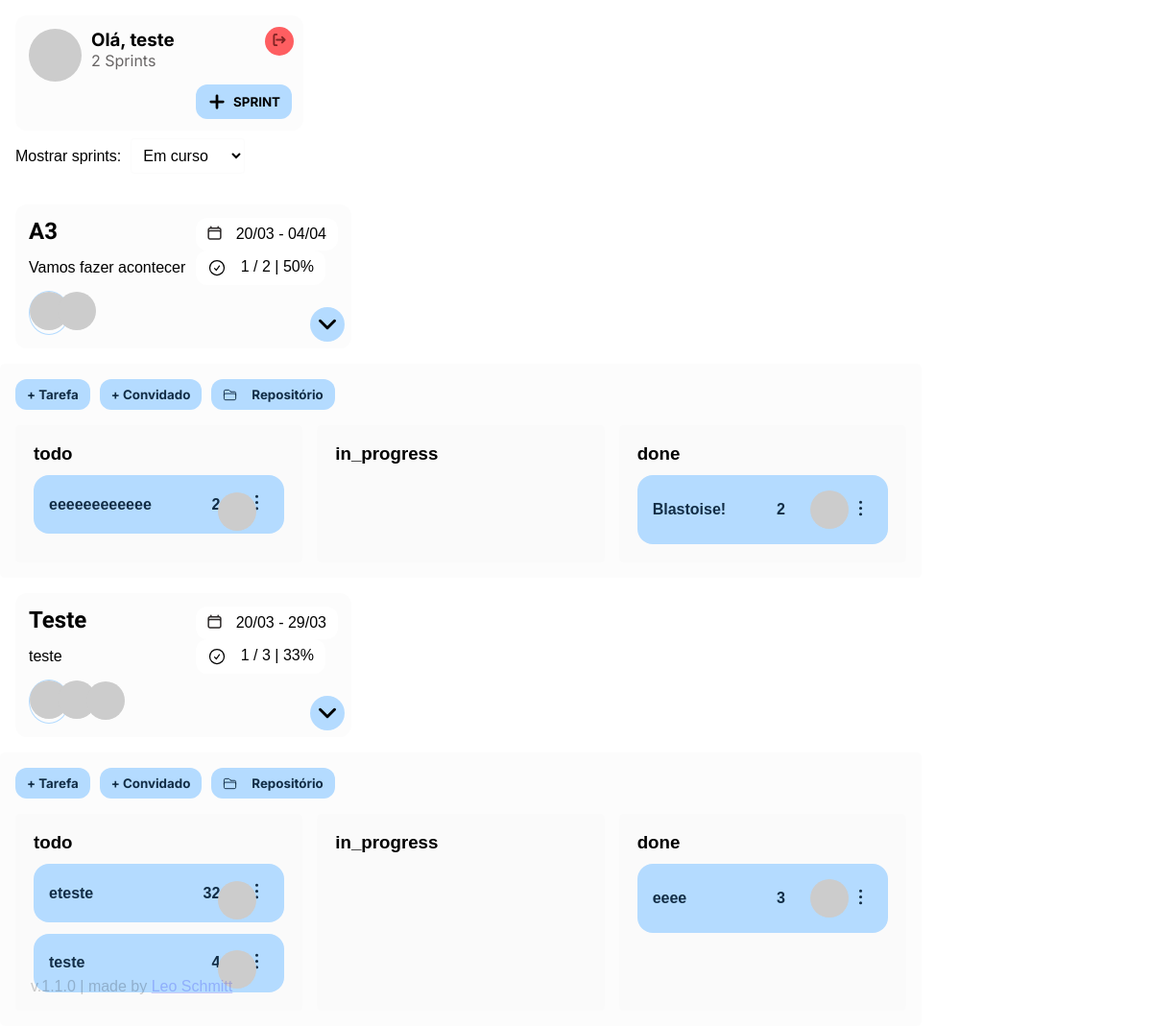
/ (signed in), run on the app's committed database.
### sprinter_app/models.py (models this page shows, shortened)
class Sprint(models.Model):
    name = models.CharField(max_length=100)
    description = models.CharField(max_length=500, default="")
    start_date = models.DateField()
    end_date = models.DateField()
    created_by = models.ForeignKey(User, on_delete=models.CASCADE, related_name="sprints")
    users = models.ManyToManyField(User, related_name="participating_sprints", blank=True)
    created_at = models.DateTimeField(auto_now_add=True)
    s3_folder =  models.CharField(max_length=255,default="")
    is_archived = models.BooleanField(default=False)

class Task(models.Model):
    STATUS_CHOICES = [
        ('todo', 'TODO'),
        ('in_progress', 'In Progress'),
        ('done', 'Done'),
    ]
    sprint = models.ForeignKey(Sprint, on_delete=models.CASCADE, related_name="tasks")
    name = models.CharField(max_length=200)
    description = models.TextField(blank=True)
    status = models.CharField(max_length=20, choices=STATUS_CHOICES, default='TODO')
    assigned_to = models.ForeignKey(User, on_delete=models.SET_NULL, null=True, blank=True, related_name="tasks")
    created_at = models.DateTimeField(auto_now_add=True)
    updated_at = models.DateTimeField(auto_now=True)
    storyPoints = models.IntegerField(default=1)

### sprinter_app/views.py (the view)
# urls.py: path('', views.mainPage, name='mainPage'),
def mainPage(request):
    if not request.user.is_authenticated:
        return redirect('account_login')
    user = request.user
    archived_filter = request.POST.get('archived', 'false')
    if archived_filter == 'true':
        sprints = Sprint.objects.filter(Q(created_by=user) | Q(users=user), is_archived=True).distinct()
    else:
        sprints = Sprint.objects.filter(Q(created_by=user) | Q(users=user), is_archived=False).distinct()
    sprint_list = []
    for sprint in sprints:
        users_info = []
        creator_info = None
        for participant in sprint.users.all():
            photo_url = get_user_photo(participant.email)
            participant_info = {
                'username': participant.username,
                'first_name': participant.first_name,
                'last_name': participant.last_name,
                'email': participant.email,
                'photo': photo_url,
                'initials': participant.first_name[0] + participant.last_name[0] if participant.first_name and participant.last_name else '',
                'isCreator': participant.email == sprint.created_by.email
            }
            if participant.email == sprint.created_by.email:
                creator_info = participant_info
            else:
                users_info.append(participant_info)
        if creator_info:
            users_info.insert(0, creator_info)
        tasks = sprint.tasks.all()
        tasks_done = sprint.tasks.filter(status="done")
        task_list = []
        for task in tasks:
            responsible = {
                'email': task.assigned_to.email,
                'name': task.assigned_to.first_name,
                'picture': get_user_photo(task.assigned_to.email),
            }
            task_list.append({
                'id': task.id,
                'name': task.name,
                'status': task.status,
                'responsible': responsible,
                'storyPoints': task.storyPoints
            })
        if len(task_list) > 0:
            percentage_done = (len(tasks_done) / len(task_list)) * 100
            percentage_done = round(percentage_done)
        else:
            percentage_done = 0
        stats = {
            'percentageDone': percentage_done,
            'tasksQuantity': len(task_list),
            'doneTasksQuantity': len(tasks_done)
        }
        sprint_list.append({
            'id': sprint.id,
            'name': sprint.name,
            'start_date': sprint.start_date.strftime("%d/%m"),
            'end_date': sprint.end_date.strftime("%d/%m"),
            'created_by': sprint.created_by.username,
            'created_by_email': sprint.created_by.email,
            'users': users_info,
            'tasks': task_list,
            'stats': stats,
            'description': sprint.description,
            'is_archived': sprint.is_archived,
        })
    context = {
        'is_authenticated': True,
        'username': user.get_short_name() or user.username,
        'email': user.email,
        'userPicture': get_user_photo(user.email),
        'sprints': sprint_list,
        'quantitySprints': len(sprint_list),
        'archived_filter': archived_filter,
    }
    return render(request, 'mainPage.html', context)

### sprinter_app/templatetags/custom_filters.py (called while the page is built)
@register.filter
def multiply(value, arg):
    return value * arg

### sprinter_app/views.py (called while the page is built)
def get_user_photo(email):
    return f"https://robohash.org/{email}"

### sprinter_app/templates/mainPage.html (shortened to what this page needs)
{% load static %}
<!DOCTYPE html>
<html lang="en">
<head>
</head>
<body>
    {% load socialaccount %}
    {% if is_authenticated %}
        <article class="userCard">
        {% if userPicture %}
            <img class="userImg" src="{{ userPicture }}" alt="Profile Picture" style="transform:scaleX(-1)">
        {% endif %}
        <div>
            <h3 class="userCard__salutation">Olá, {{ username  }}</h3>
            <p class="userCard__description"> {{quantitySprints}} Sprints</p>
            <form action="{% url 'account_logout' %}" method="post">
                <button style="transform: scaleX(-1);" class="logout-btn" type="submit">
                    <svg class="logout-btn__icon" xmlns="http://www.w3.org/2000/svg" fill="none" viewBox="0 0 24 24"  stroke="currentColor" class="size-6">
                        <path stroke-linecap="round" stroke-linejoin="round" d="M3 16.5v2.25A2.25 2.25 0 0 0 5.25 21h13.5A2.25 2.25 0 0 0 21 18.75V16.5m-13.5-9L12 3m0 0 4.5 4.5M12 3v13.5" />
                      </svg>
                </button>
            </form>
            <button class="addSprintBtn" onclick="document.querySelector('.popup').classList.add('visible')">
                <svg class="addSprintBtn__icon" xmlns="http://www.w3.org/2000/svg" fill="none" viewBox="0 0 24 24" stroke-width="1.5" stroke="currentColor" class="size-6">
                    <path stroke-linecap="round" stroke-linejoin="round" d="M12 4.5v15m7.5-7.5h-15" />
                  </svg>
                SPRINT
            </button>
        </div>
    </article>
    <form method="post" class="filter-form">
        <label for="archived" class="filter-label">Mostrar sprints:</label>
        <select name="archived" id="archived" class="filter-select" onchange="this.form.submit()">
            <option value="false" {% if archived_filter == 'false' %}selected{% endif %}>Em curso</option>
        </select>
    </form>
    {% else %}
        <h1>Seja bem-vindo!</h1>
        <a href="{% provider_login_url 'google' %}">Login with Google</a>
    {% endif %}
    {% if is_authenticated %}
    {% for sprint in sprints %}
<div class="sprint-info" id="b-{{sprint.id}}">
    <div class="sprint-info__mainInfo">
        <h2 class="sprint-info__title">{{ sprint.name }}</h2>
        <p>{{sprint.description}}</p>
        {% load custom_filters %}
<section class="sprint-info__guestsPicturesWrapper" style="position: relative; width: 40px; height: 40px;">
    {% for participant in sprint.users %}
        <span  class="{% if participant.isCreator %}creator{% endif %}" style="position: absolute; top: 0; left: 0; transform: translateX({{ forloop.counter0|multiply:30 }}px) translateY({{ forloop.counter0|multiply:1 }}px);">
            <img
        src="{{ participant.photo }}"
        alt="{{ participant.first_name }}"
        style="width:40px;height:40px;border-radius:50%;transform: scaleX(-1);"
      >
    </span>
  {% endfor %}
</section>
    </div>
        <div class="sprint-info__details">
            <div class="sprint-info__schedule">
                    <p>
                        {{ sprint.start_date }} -  {{ sprint.end_date }}
                    </p>
            </div>
            <div class="sprint-info__stat">
                <svg xmlns="http://www.w3.org/2000/svg" fill="none" viewBox="0 0 24 24" stroke-width="1.5" stroke="currentColor" class="size-6">
                    <path stroke-linecap="round" stroke-linejoin="round" d="M9 12.75 11.25 15 15 9.75M21 12a9 9 0 1 1-18 0 9 9 0 0 1 18 0Z" />
                </svg>
                <p>
                    {{ sprint.stats.doneTasksQuantity}} / {{ sprint.stats.tasksQuantity}} |
                    {{ sprint.stats.percentageDone}}%
                </p>
        </div>
        <div data-id="{{sprint.id}}" class="sprint-info__dropdownWrapper active">
            <svg data-id="{{sprint.id}}" xmlns="http://www.w3.org/2000/svg" fill="none" viewBox="0 0 24 24" stroke-width="1.5" stroke="currentColor" class="size-6">
                <path stroke-linecap="round" stroke-linejoin="round" d="m19.5 8.25-7.5 7.5-7.5-7.5" />
              </svg>
        </div>
    </div>
</div>
<div class="board" id="b-{{sprint.id}}">
    <div class="sprint-info__actionsBtns">
        <button class="actionBtns__btn" onclick="document.querySelector('#popupAdd-{{ sprint.id }}').classList.add('visible')">+ Tarefa</button>
        <button class="actionBtns__btn" onclick="document.querySelector('#popupAddGuest-{{ sprint.id }}').classList.add('visible')">+ Convidado</button>
        <button class="actionBtns__btn openRepo" onclick="document.querySelector('#repo-{{ sprint.id }}').classList.add('visible')">
            Repositório
        </button>
    </div>
    <div class="board-sections" data-id="{{sprint.id}}">
        <section data-section="todo" class="sectionDroppable">
            <h3>todo</h3>
            {% for task in sprint.tasks %}
                {% if task.status == 'todo' %}
                    <div class="board-sections__taskCard card" data-responsible="{{task.responsible.name}}" draggable="true" class="card" id="{{ task.id }}">
                        <p class="card__name">
                           {{ task.name }}
                        </p>
                        <div class="responsibleInfo" >
                                <div class="storyPoints" style="padding-right: 26px;">
                                 {{task.storyPoints}}
                                </div>
                                <img id="responsiblePicture" src="{{task.responsible.picture}}" alt="" style="width:40px;height:40px;border-radius:50%;transform: scaleX(-1); position: absolute; bottom: -18px; right:-12px">
                        </div>
                        <div class="board-sections__options">
                          </div>
                    </div>
                {% endif %}
            {% endfor %}
        </section>
        <section data-section="in-progress" class="sectionDroppable">
            <h3>in_progress</h3>
        </section>
        <section data-section="done" class="sectionDroppable">
            <h3>done</h3>
            {% for task in sprint.tasks %}
                {% if task.status == 'done' %}
                <div class="board-sections__taskCard card confettiTarget" data-email="{{task.responsible.email}}" data-responsible="{{task.responsible.name}}" draggable="true" class="card" data-id="{{task.id}}" id="{{ task.id }}">
                    <p class="card__name">
                       {{ task.name }}
                    </p>
                    <div class="responsibleInfo" >
                        <div class="storyPoints" style="padding-right: 26px;">
                            {{task.storyPoints}}
                        </div>
                        <img id="responsiblePicture" src="{{task.responsible.picture}}" alt="" style="width:40px;height:40px;border-radius:50%;transform: scaleX(-1); bottom: -18px; right:-12px">
                </div>
                <div class="board-sections__options">
                  </div>
                </div>
                {% endif %}
            {% endfor %}
        </section>
    </div>
</div>
{% endfor %}
{% endif %}
        <footer>
            <span>v.1.1.0 | made by <a href="https://github.com/LeonardoSchmittk">Leo Schmitt</a></span>
        </footer>
</body>
</html>

### data on the page
Sprint: name "A3", description "Vamos fazer acontecer"
Task: name "eeeeeeeeeeee", status "todo" (drawn)
Task: name "Blastoise!", status "done" (drawn)
Sprint: name "Teste", description "teste"
Task: name "eteste", status "todo" (drawn)
Task: name "teste", status "todo" (drawn)
Task: name "eeee", status "done" (drawn)

### other printed values
{{ username }} "teste"
{{ quantitySprints }} "2"
{{ sprint.start_date }} "20/03" "20/03"
{{ sprint.end_date }} "04/04" "29/03"
{{ sprint.stats.doneTasksQuantity }} "1" "1"
{{ sprint.stats.tasksQuantity }} "2" "3"
{{ sprint.stats.percentageDone }} "50" "33"
{{ task.storyPoints }} "2" "32" "4"
{{ task.storyPoints }} "2" "3"
